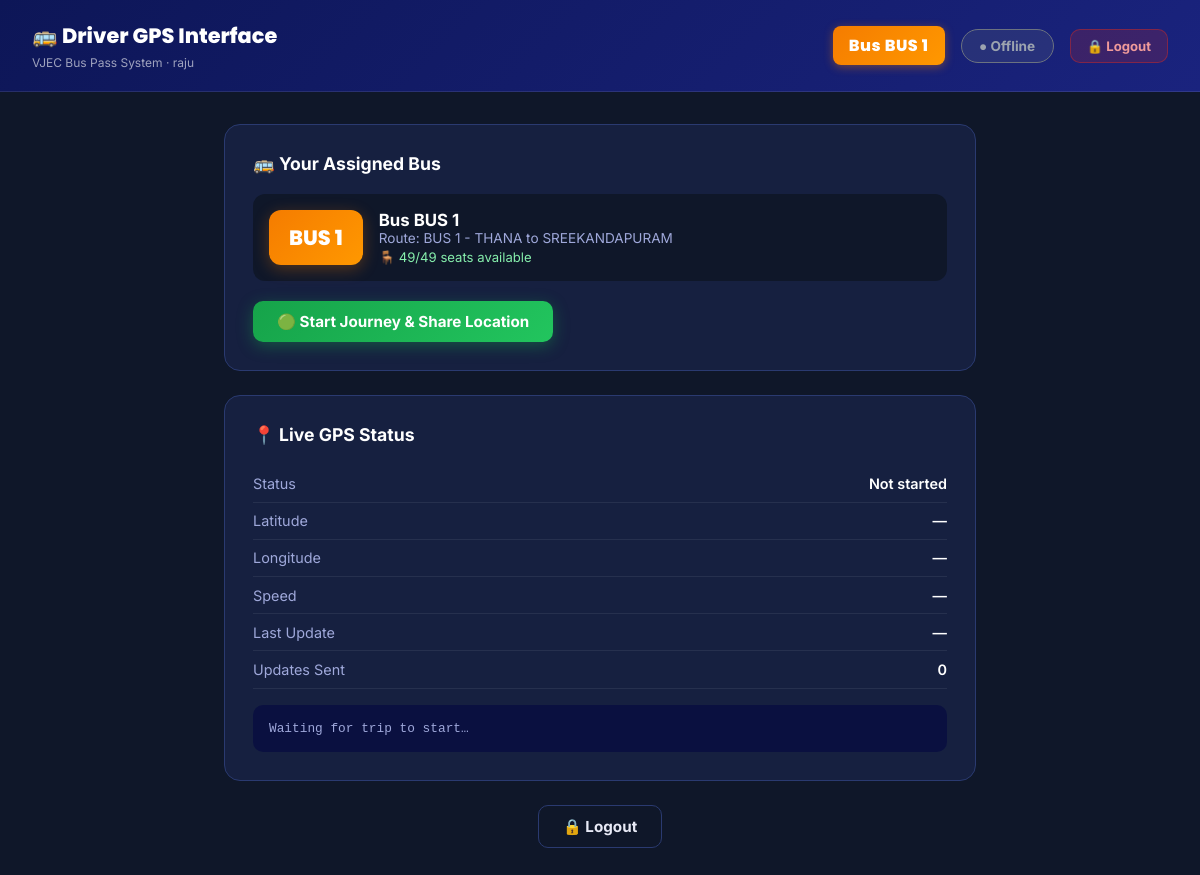
Screenshot of /driver/dashboard/ (signed in) with the database file from the repository.
### core/models.py (models this page shows, shortened)
class Bus(models.Model):
    BUS_TYPE_CHOICES = [
        ('college', 'College Bus'),
        ('tourist', 'Tourist Bus'),
    ]
    bus_number = models.CharField(max_length=20, unique=True)
    route = models.ForeignKey(Route, on_delete=models.SET_NULL, null=True, blank=True, related_name='buses')
    capacity = models.PositiveIntegerField(default=49)
    current_occupancy = models.PositiveIntegerField(default=0)
    bus_type = models.CharField(max_length=10, choices=BUS_TYPE_CHOICES, default='college')
    driver_name = models.CharField(max_length=100, blank=True)
    driver_phone = models.CharField(max_length=15, blank=True)
    driver = models.ForeignKey(
        User, on_delete=models.SET_NULL, null=True, blank=True,
        related_name='assigned_bus',
        help_text='Driver user account assigned to this bus'
    )
    is_active = models.BooleanField(default=True)
    latitude = models.DecimalField(max_digits=10, decimal_places=7, null=True, blank=True)
    longitude = models.DecimalField(max_digits=10, decimal_places=7, null=True, blank=True)
    is_tracking = models.BooleanField(default=False, help_text='True while driver is sharing location')
    created_at = models.DateTimeField(auto_now_add=True)
    class Meta:
        ordering = ['bus_number']
    @property
    def available_seats(self):
        return max(0, self.capacity - self.current_occupancy)

class Route(models.Model):
    name = models.CharField(max_length=200)
    description = models.TextField(blank=True)
    stops = models.JSONField(default=list, help_text="List of stop names in order")
    is_active = models.BooleanField(default=True)
    created_at = models.DateTimeField(auto_now_add=True)

### core/views.py (the view)
# urls.py: path('driver/dashboard/', views.driver_dashboard_view, name='driver_dashboard'),
@auth_required
def driver_dashboard_view(request):
    if not (hasattr(request.user, 'profile') and request.user.profile.role == 'driver'):
        if not is_admin(request.user):
            messages.error(request, 'Access denied. Driver accounts only.')
            return redirect('dashboard')
    assigned_bus = Bus.objects.filter(
        driver=request.user, is_active=True
    ).first()
    if not assigned_bus and not is_admin(request.user):
        messages.warning(request, 'No bus is assigned to your account. Please contact admin.')
    return render(request, 'core/driver_dashboard.html', {
        'assigned_bus': assigned_bus,
    })

### core/views.py (called while the page is built, shortened)
def auth_required(view_func):
    @never_cache
    @functools.wraps(view_func)
    def wrapper(request, *args, **kwargs):
        return view_func(request, *args, **kwargs)
    return wrapper

### core/templates/core/driver_dashboard.html (shortened to what this page needs)
{% load static %}
<!DOCTYPE html>
<html lang="en">
<head>
</head>
<body>
    <div class="driver-header">
        <div>
            <h1>🚌 Driver GPS Interface</h1>
            <small>VJEC Bus Pass System · {{ request.user.get_full_name|default:request.user.username }}</small>
        </div>
        <div class="header-right">
            {% if assigned_bus %}
            <span style="background:linear-gradient(135deg,#f57c00,#ff9800);color:#fff;font-weight:800;font-size:1rem;padding:0.45rem 1rem;border-radius:8px;font-family:'Poppins',sans-serif;letter-spacing:0.5px;box-shadow:0 2px 10px rgba(245,124,0,0.4)">
                Bus {{ assigned_bus.bus_number }}
            </span>
            {% endif %}
            <span id="trip-badge" class="status-badge badge-offline">● Offline</span>
            <a href="{% url 'logout' %}" class="btn btn-logout" id="logout-btn">🔒 Logout</a>
        </div>
    </div>
    <div class="container">
        {% if assigned_bus %}
        <div class="card">
            <div class="card-title">🚌 Your Assigned Bus</div>
            <div class="bus-info-card">
                <div class="bus-badge">{{ assigned_bus.bus_number }}</div>
                <div class="bus-meta">
                    <div style="font-weight:700;color:#fff;font-size:1.05rem">Bus {{ assigned_bus.bus_number }}</div>
                    <div class="bus-route">Route: {{ assigned_bus.route.name|default:"No Route Assigned" }}</div>
                    <div class="bus-seats">🪑 {{ assigned_bus.available_seats }}/{{ assigned_bus.capacity }} seats available</div>
                </div>
            </div>
            <div style="display:flex;gap:1rem;flex-wrap:wrap">
                <button class="btn btn-start" id="start-btn" onclick="startTrip()">🟢 Start Journey & Share
                    Location</button>
            </div>
        </div>
        <div class="card">
            <div class="card-title">📍 Live GPS Status</div>
            <div class="info-row">
                <span class="info-label">Status</span>
                <span class="info-value" id="trip-status">Not started</span>
            </div>
            <div class="info-row">
                <span class="info-label">Latitude</span>
                <span class="info-value" id="disp-lat">—</span>
            </div>
            <div class="info-row">
                <span class="info-label">Longitude</span>
                <span class="info-value" id="disp-lng">—</span>
            </div>
            <div class="info-row">
                <span class="info-label">Speed</span>
                <span class="info-value" id="disp-speed">—</span>
            </div>
            <div class="info-row">
                <span class="info-label">Last Update</span>
                <span class="info-value" id="disp-time">—</span>
            </div>
            <div class="info-row">
                <span class="info-label">Updates Sent</span>
                <span class="info-value" id="disp-count">0</span>
            </div>
            <div id="gps-log">Waiting for trip to start…</div>
        </div>
        {% endif %}
        <div style="text-align:center">
            <a href="{% url 'logout' %}" class="btn btn-outline">🔒 Logout</a>
        </div>
    </div>
</body>
</html>

### core/templates/core/driver_dashboard.html (style rules this page uses)
* { margin: 0; padding: 0; box-sizing: border-box; }
body { font-family: 'Inter', sans-serif; background: #0f1729; color: #e8eaf6; min-height: 100vh; }
.driver-header { background: linear-gradient(135deg, #0d1657, #1a237e); padding: 1.25rem 2rem; display: flex; align-items: center; justify-content: space-between; border-bottom: 1px solid rgba(255, 255, 255, 0.1); }
.driver-header h1 { font-family: 'Poppins', sans-serif; font-size: 1.3rem; font-weight: 800; color: #fff; }
.driver-header small { color: rgba(255, 255, 255, 0.6); font-size: 0.75rem; }
.header-right { display: flex; align-items: center; gap: 1rem; }
.container { max-width: 800px; margin: 2rem auto; padding: 0 1.5rem; }
.card { background: #162040; border: 1px solid #2a3a70; border-radius: 16px; padding: 1.75rem; margin-bottom: 1.5rem; }
.card-title { font-size: 1.1rem; font-weight: 700; color: #fff; margin-bottom: 1.25rem; }
.btn { display: inline-flex; align-items: center; gap: 0.5rem; padding: 0.7rem 1.5rem; border-radius: 10px; font-size: 0.95rem; font-weight: 700; cursor: pointer; border: none; text-decoration: none; font-family: 'Inter', sans-serif; transition: all 0.25s ease; }
.btn-start { background: linear-gradient(135deg, #16a34a, #22c55e); color: #fff; box-shadow: 0 4px 16px rgba(22, 163, 74, 0.4); }
.btn-outline { background: transparent; border: 1px solid #2a3a70; color: #e8eaf6; }
.btn-logout { background: rgba(198, 40, 40, 0.2); border: 1px solid rgba(198, 40, 40, 0.5); color: #ef9a9a; padding: 0.5rem 1rem; font-size: 0.82rem; }
.status-badge { display: inline-flex; align-items: center; gap: 0.5rem; padding: 0.5rem 1.1rem; border-radius: 999px; font-size: 0.85rem; font-weight: 700; }
.badge-offline { background: rgba(107, 114, 128, 0.2); border: 1px solid #6b7280; color: #9ca3af; }
.info-row { display: flex; justify-content: space-between; align-items: center; padding: 0.6rem 0; border-bottom: 1px solid rgba(255, 255, 255, 0.07); font-size: 0.9rem; }
.info-label { color: #9fa8da; }
.info-value { font-weight: 600; color: #fff; }
#gps-log { background: #0a1040; border-radius: 10px; padding: 1rem; font-size: 0.8rem; color: #9fa8da; font-family: 'Courier New', monospace; max-height: 180px; overflow-y: auto; margin-top: 1rem; }
.bus-info-card { display: flex; align-items: center; gap: 1rem; padding: 1rem; background: #0f1729; border-radius: 12px; margin-bottom: 1.25rem; }
.bus-badge { background: linear-gradient(135deg, #f57c00, #ff9800); color: #fff; font-size: 1.3rem; font-weight: 800; padding: 0.75rem 1.25rem; border-radius: 12px; font-family: 'Poppins', sans-serif; box-shadow: 0 4px 16px rgba(245, 124, 0, 0.3); }
.bus-meta { flex: 1; }
.bus-meta .bus-route { color: #9fa8da; font-size: 0.85rem; }
.bus-meta .bus-seats { color: #86efac; font-size: 0.82rem; margin-top: 3px; }

### rows the page displays
Bus: bus_number "BUS 1", route.name "BUS 1 - THANA to SREEKANDAPURAM", available_seats "49", capacity "49"

### other values shown
{{ request.user.get_full_name|default:request.user.username }} "raju"
